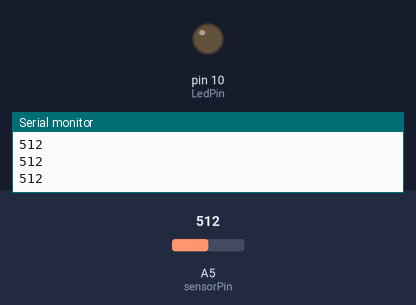
The sketch below on a simulated Arduino Uno, built with avr-gcc and run on an emulated ATmega328P. Parts: output pins drawn as LEDs (lit = HIGH), the last lines printed to the serial monitor. The inputs (shaded band) are chosen by the test bench; at power-on: A5 (sensorPin) = 512.

Above: at 1.2 s.
1.3 s: A5 (sensorPin) set to 788
2.8 s: A5 (sensorPin) set to 810
At 3.9 s:
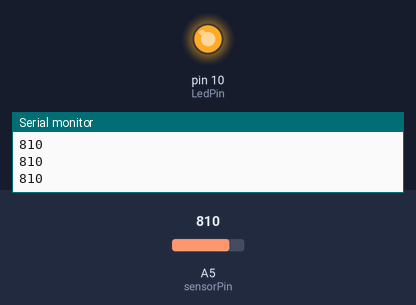
4.3 s: A5 (sensorPin) set to 790
At 5.0 s:
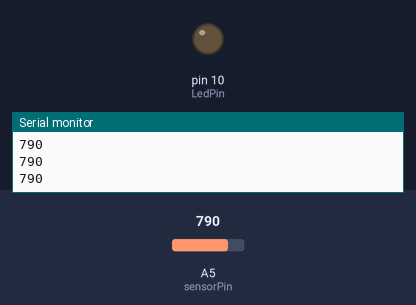
5.8 s: A5 (sensorPin) set to 900
At 6.2 s:
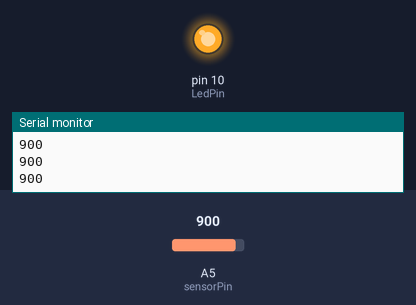
Timing chart, 0 to 8.3 s (numbered marks = the images above; inputs shaded):
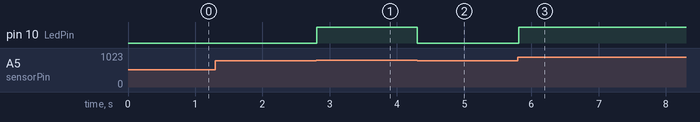

The sketch:

teste_ldr.ino
```cpp
// Teste - LDR c/ LED
// Miguel Dias nº6 AC4

int LedPin = 10; // Pin para ligar o led
int sensorPin = A5; // Seleção do pin de entrada do LDR
int sensorValor = 0; // Variavel de armazenamento do LDR inicializada a 0

void setup() {
Serial.begin(9600); // Define a porta serie para comunicação
pinMode(LedPin, OUTPUT); // Define o pin do Led como saída
}
void loop() {
int sensorValor = analogRead(sensorPin); // Lê o valor fornecido pelo LDR
Serial.println(sensorValor); //Imprime os valores provenientes do sensor na ecrã
// Caso o valor lido na porta analógica A5 seja maior do que
// 800, acende o LED
// Ajuste o valor abaixo de acordo com o circuito
if (sensorValor > 800)
{
digitalWrite(LedPin, HIGH);
}
else //Caso contrário, apaga o led
{
digitalWrite(LedPin, LOW);
}
}
```

Measured:
- the behaviour switches between 800 and 801 on A5 (sensorPin) (found by bisection; images 0 and 1)
- after the input at 2.8 s, pin 10 (LedPin): LOW → HIGH at once
- after the input at 4.3 s, pin 10 (LedPin): HIGH → LOW at once
- after the input at 5.8 s, pin 10 (LedPin): LOW → HIGH at once
